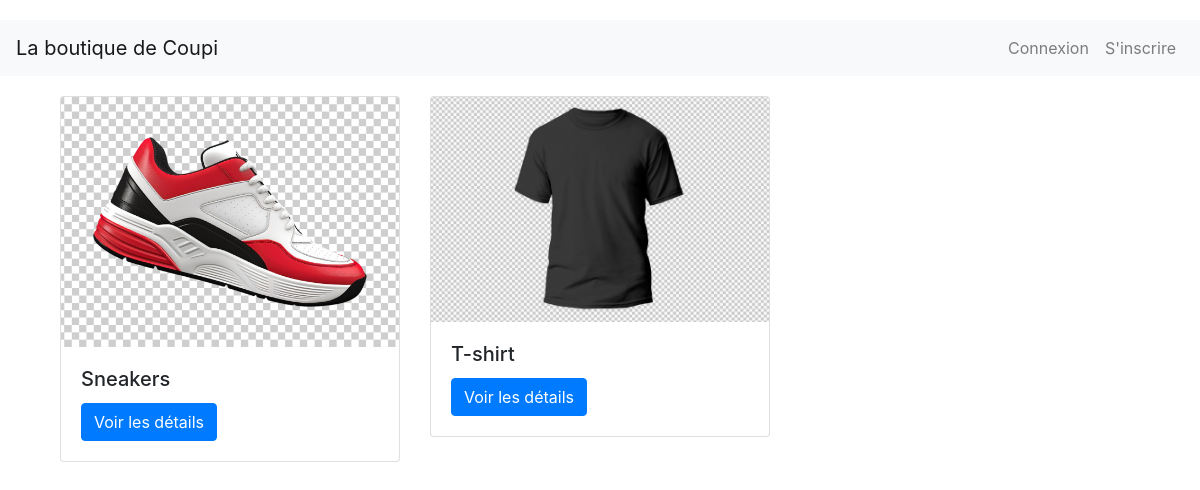
The app's page /, older data.
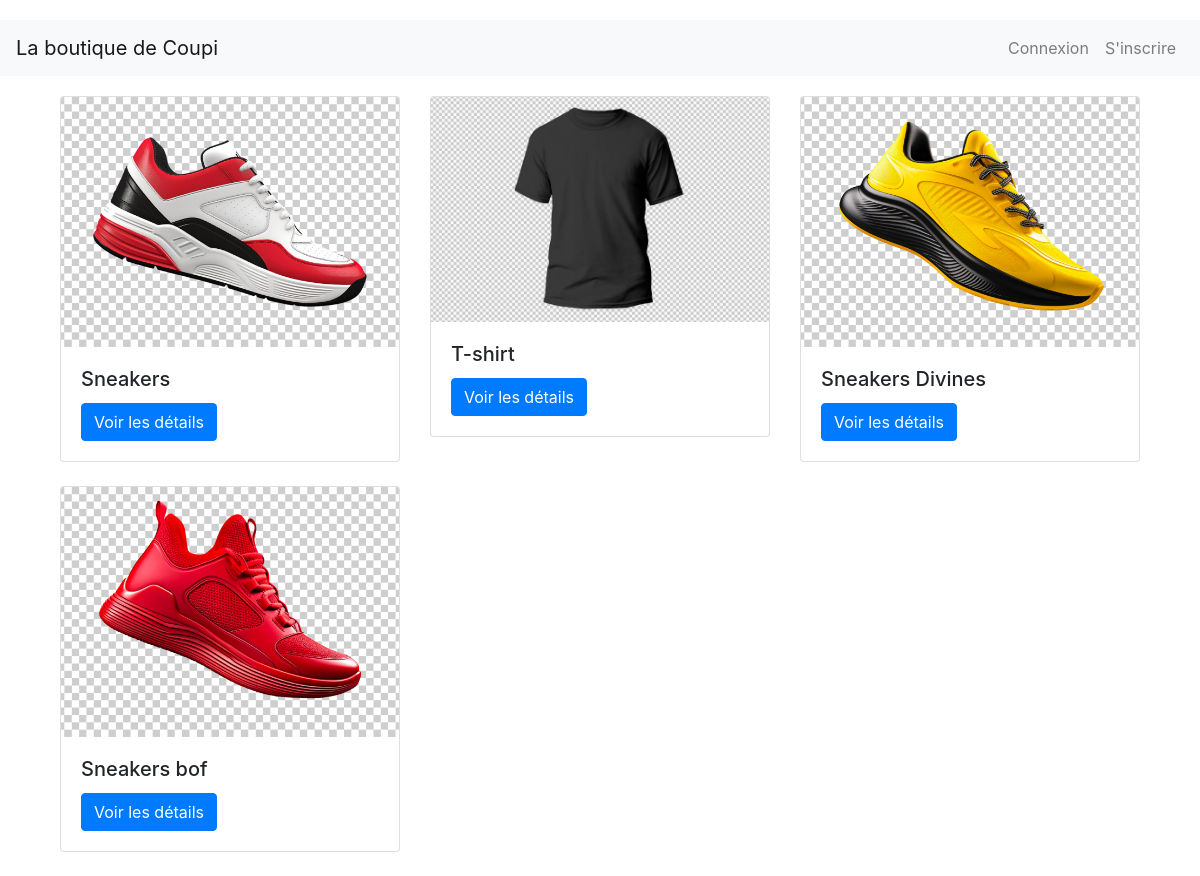
The same page, newer data.
### store/models.py (models this page shows, shortened)
class Product(models.Model):
    name = models.CharField(max_length=100)
    slug = models.SlugField(max_length=100)
    price = models.FloatField(default=0.0)
    qte_stock = models.IntegerField(default=0)
    description = models.TextField(blank=True)
    image = models.ImageField(upload_to='products', blank=True, null=True)
    def get_absolute_url(self):
        return reverse("product_detail", kwargs={"slug": self.slug})

### store/views.py (the view)
# urls.py: path('', index_store,name="page_acceuil_boutique"),
def index_store(request):
    products = Product.objects.all()
    return render(request,'index_store.html', context={"products": products})

### store/templates/index_store.html
{% extends 'base.html' %}
{% block content %}
<div class="container">
    <div class="row">
        {% for product in products %}
            <div class="col-md-4">
                <div class="card mb-4">
                    <img src="{{ product.image.url }}" class="card-img-top" alt="{{ product.name }}" style="max-height: 250px; object-fit: cover;">
                    <div class="card-body">
                        <h5 class="card-title">{{ product.name }}</h5>
                        <a href="{{ product.get_absolute_url }}" class="btn btn-primary">Voir les détails</a>
                    </div>
                </div>
            </div>
        {% endfor %}
    </div>
</div>
{% endblock %}

### templates/base.html (shortened to what this page needs)
<!DOCTYPE html>
 <html class="no-js">
<html>
    <head>
        <link href="https://stackpath.bootstrapcdn.com/bootstrap/4.5.2/css/bootstrap.min.css" rel="stylesheet">
    </head>
    <body>
        <nav class="navbar navbar-expand-lg navbar-light bg-light">
            <a class="navbar-brand" href="{% url 'page_acceuil_boutique' %}">La boutique de Coupi</a>
            <div class="collapse navbar-collapse" id="navbarNav">
                <ul class="navbar-nav ml-auto">
                    {% if user.is_authenticated %}
                        <li class="nav-item">
                            <span class="nav-link">{{ user.username }}</span>
                        </li>
                        <li class="nav-item">
                            <a class="nav-link" href="{% url 'logout' %}">Se déconnecter</a>
                        </li>
                    {% else %}
                        <li class="nav-item">
                            <a class="nav-link" href="{% url 'login' %}">Connexion</a>
                        </li>
                        <li class="nav-item">
                            <a class="nav-link" href="{% url 'signup' %}">S'inscrire</a>
                        </li>
                    {% endif %}
                </ul>
            </div>
        </nav>
        <div class="container">
            {% block content %}
            {% endblock %}
        </div>
    </body>
</html>

### templates/base.html (style rules this page uses)
body { padding-top: 20px; }
.navbar { margin-bottom: 20px; }

Row changes from the older to the newer data that the page shows:
added Product: image (picture), name "Sneakers Divines"
added Product: image (picture), name "Sneakers bof"
